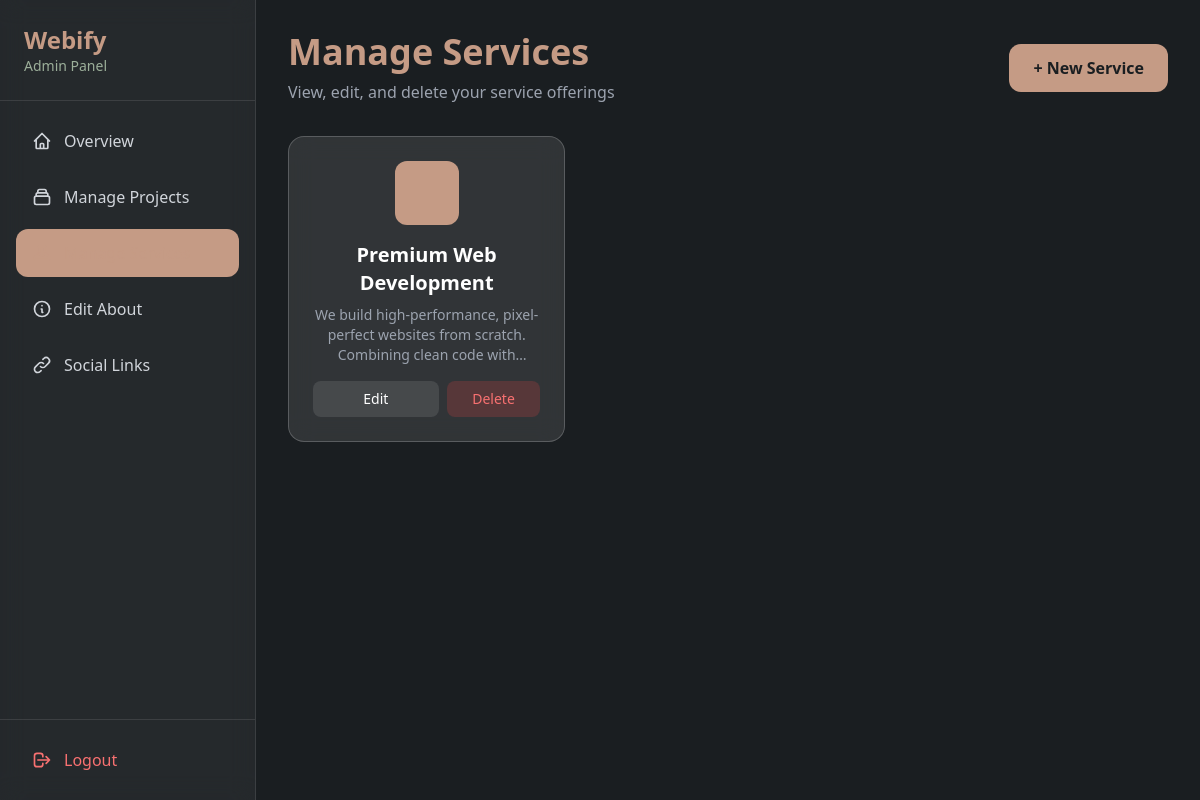
/admin/services (signed in), run on the app's committed database.
### app/models.py (models this page shows, shortened)
class Service(db.Model):
    id = db.Column(db.Integer, primary_key=True)
    title = db.Column(db.String(100), nullable=False)
    description = db.Column(db.Text, nullable=False)
    icon_name = db.Column(db.String(50), nullable=True)
    date_created = db.Column(db.DateTime, default=datetime.utcnow)
    date_updated = db.Column(db.DateTime, default=datetime.utcnow, onupdate=datetime.utcnow)

### app/routes.py (the view)
@bp.route('/admin/services')
@login_required
def admin_services():
    services = Service.query.order_by(Service.date_created.desc()).all()
    return render_template('admin/manage_services.html', services=services)

### app/__init__.py (called while the page is built)
def create_app():
    app = Flask(__name__)
    app.config['SECRET_KEY'] = 'fejhdhdcx9954'
    app.config['SQLALCHEMY_DATABASE_URI'] = 'sqlite:///website_webify.db'
    app.config['SQLALCHEMY_TRACK_MODIFICATIONS'] = False
    db.init_app(app)
    login_manager.init_app(app)
    login_manager.login_view = 'main.admin_login'
    from app.models import User, Project, AboutContent, Service, SocialLinks
    with app.app_context():
        db.create_all()
        import os
        print(">>> DB PATH:", os.path.abspath(app.config['SQLALCHEMY_DATABASE_URI'].replace('sqlite:///', '')))
        from sqlalchemy import inspect
        print(">>> TABLES:", inspect(db.engine).get_table_names())
    @login_manager.user_loader
    def load_user(user_id):
        return User.query.get(int(user_id))
    from app.routes import bp
    app.register_blueprint(bp)
    return app

### app/templates/admin/manage_services.html (shortened to what this page needs)
<!DOCTYPE html>
<html lang="en">
<head>
    <script src="https://cdn.tailwindcss.com"></script>
</head>
<body class="min-h-screen bg-[var(--color-charcoal-black)]">
    <div class="flex">
        <aside class="w-64 min-h-screen bg-white bg-opacity-5 backdrop-blur-md border-r border-white border-opacity-10 fixed left-0 top-0">
            <div class="p-6 border-b border-white border-opacity-10">
                <h1 class="text-2xl font-bold text-[var(--color-rose-gold)]">Webify</h1>
                <p class="text-sm text-[var(--color-sage-green)]">Admin Panel</p>
            </div>
            <nav class="p-4 space-y-2">
                <a href="{{ url_for('main.admin_dashboard') }}" class="flex items-center px-4 py-3 rounded-xl text-gray-300 hover:bg-white hover:bg-opacity-10 transition-all">
                    <svg class="w-5 h-5 mr-3" fill="none" stroke="currentColor" viewBox="0 0 24 24">
                        <path stroke-linecap="round" stroke-linejoin="round" stroke-width="2" d="M3 12l2-2m0 0l7-7 7 7M5 10v10a1 1 0 001 1h3m10-11l2 2m-2-2v10a1 1 0 01-1 1h-3m-6 0a1 1 0 001-1v-4a1 1 0 011-1h2a1 1 0 011 1v4a1 1 0 001 1m-6 0h6"></path>
                    </svg>
                    Overview
                </a>
                <a href="{{ url_for('main.admin_projects') }}" class="flex items-center px-4 py-3 rounded-xl text-gray-300 hover:bg-white hover:bg-opacity-10 transition-all">
                    <svg class="w-5 h-5 mr-3" fill="none" stroke="currentColor" viewBox="0 0 24 24">
                        <path stroke-linecap="round" stroke-linejoin="round" stroke-width="2" d="M19 11H5m14 0a2 2 0 012 2v6a2 2 0 01-2 2H5a2 2 0 01-2-2v-6a2 2 0 012-2m14 0V9a2 2 0 00-2-2M5 11V9a2 2 0 012-2m0 0V5a2 2 0 012-2h6a2 2 0 012 2v2M7 7h10"></path>
                    </svg>
                    Manage Projects
                </a>
                <a href="{{ url_for('main.admin_services') }}" class="flex items-center px-4 py-3 rounded-xl bg-[var(--color-rose-gold)] bg-opacity-20 text-[var(--color-rose-gold)] transition-all">
                </a>
                <a href="{{ url_for('main.admin_about') }}" class="flex items-center px-4 py-3 rounded-xl text-gray-300 hover:bg-white hover:bg-opacity-10 transition-all">
                    <svg class="w-5 h-5 mr-3" fill="none" stroke="currentColor" viewBox="0 0 24 24">
                        <path stroke-linecap="round" stroke-linejoin="round" stroke-width="2" d="M13 16h-1v-4h-1m1-4h.01M21 12a9 9 0 11-18 0 9 9 0 0118 0z"></path>
                    </svg>
                    Edit About
                </a>
                <a href="{{ url_for('main.admin_social_links') }}" class="flex items-center px-4 py-3 rounded-xl text-gray-300 hover:bg-white hover:bg-opacity-10 transition-all">
                    <svg class="w-5 h-5 mr-3" fill="none" stroke="currentColor" viewBox="0 0 24 24">
                        <path stroke-linecap="round" stroke-linejoin="round" stroke-width="2" d="M13.828 10.172a4 4 0 00-5.656 0l-4 4a4 4 0 105.656 5.656l1.102-1.101m-.758-4.899a4 4 0 005.656 0l4-4a4 4 0 00-5.656-5.656l-1.1 1.1"></path>
                    </svg>
                    Social Links
                </a>
            </nav>
            <div class="absolute bottom-0 left-0 right-0 p-4 border-t border-white border-opacity-10">
                <a href="{{ url_for('main.admin_logout') }}" class="flex items-center px-4 py-3 rounded-xl text-red-400 hover:bg-red-500 hover:bg-opacity-20 transition-all">
                    <svg class="w-5 h-5 mr-3" fill="none" stroke="currentColor" viewBox="0 0 24 24">
                        <path stroke-linecap="round" stroke-linejoin="round" stroke-width="2" d="M17 16l4-4m0 0l-4-4m4 4H7m6 4v1a3 3 0 01-3 3H6a3 3 0 01-3-3V7a3 3 0 013-3h4a3 3 0 013 3v1"></path>
                    </svg>
                    Logout
                </a>
            </div>
        </aside>
        <main class="flex-1 ml-64 p-8">
            <div class="mb-8">
                <div class="flex items-center justify-between">
                    <div>
                        <h1 class="text-4xl font-bold text-[var(--color-rose-gold)] mb-2">Manage Services</h1>
                        <p class="text-gray-400">View, edit, and delete your service offerings</p>
                    </div>
                    <a href="{{ url_for('main.admin_service_new') }}" class="px-6 py-3 bg-[var(--color-rose-gold)] text-[var(--color-charcoal-black)] font-bold rounded-xl hover:bg-opacity-90 transition-all transform hover:scale-105">
                        + New Service
                    </a>
                </div>
            </div>
            {% if services %}
                <div class="grid grid-cols-1 md:grid-cols-2 lg:grid-cols-3 gap-6">
                    {% for service in services %}
                    <div class="bg-white bg-opacity-10 backdrop-blur-md rounded-2xl p-6 border border-white border-opacity-20 group">
                        <div class="flex justify-center mb-4">
                            <div class="w-16 h-16 bg-[var(--color-rose-gold)] rounded-xl"></div>
                        </div>
                        <h3 class="text-xl font-bold text-white mb-2 text-center">{{ service.title }}</h3>
                        <p class="text-gray-400 text-sm mb-4 line-clamp-3 text-center">{{ service.description }}</p>
                        <div class="flex gap-2">
                            <a href="{{ url_for('main.admin_service_edit', id=service.id) }}" class="flex-1 px-4 py-2 bg-white bg-opacity-10 rounded-lg text-white text-sm hover:bg-opacity-20 transition-all text-center">
                                Edit
                            </a>
                            <form action="{{ url_for('main.admin_service_delete', id=service.id) }}" method="POST" class="flex-1" onsubmit="return confirm('Are you sure you want to delete this service?');">
                                <button type="submit" class="w-full px-4 py-2 bg-red-500 bg-opacity-20 rounded-lg text-red-400 text-sm hover:bg-opacity-30 transition-all">
                                    Delete
                                </button>
                            </form>
                        </div>
                    </div>
                    {% endfor %}
                </div>
            {% endif %}
        </main>
    </div>
</body>
</html>

### app/templates/admin/manage_services.html (style rules this page uses)
:root { --color-rose-gold: #C59B85; --color-sage-green: #9CAF9A; --color-dusty-mauve: #B1A2B9; --color-slate-blue: #8A9BA8; --color-charcoal-black: #1A1E21; }
body { background-color: var(--color-charcoal-black); }

### data on the page
Service: title "Premium Web Development", description "We build high-performance, pixel-perfect websites from scratch. Combining clean code…"
